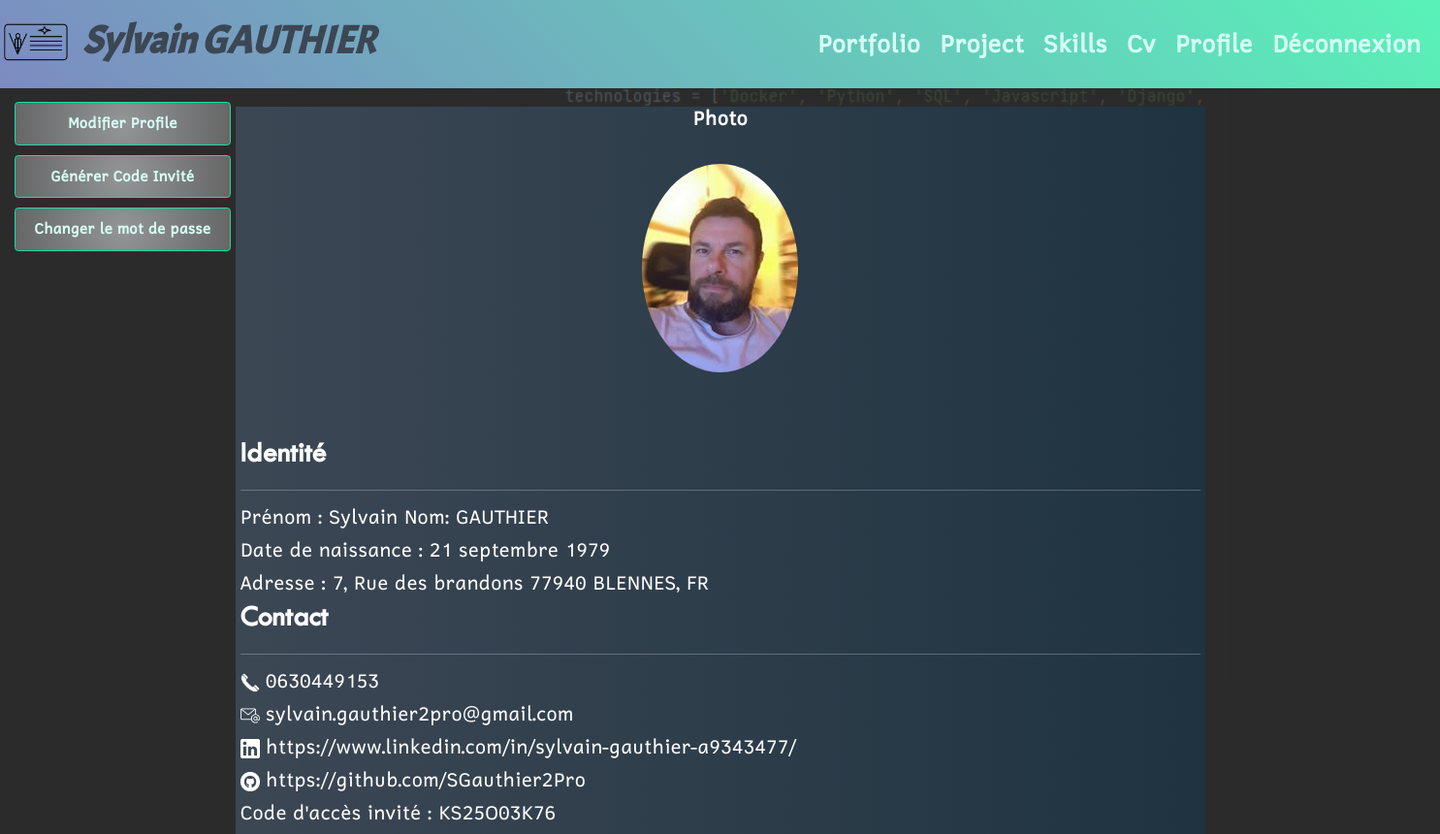
/users/profile/ (signed in), run on the app's committed database.
### users/models/customuser.py (models this page shows, shortened)
class CustomUser(AbstractUser):
    first_name = models.CharField(
        max_length=25,
        verbose_name='First name',
        blank=True
    )
    last_name = models.CharField(
        max_length=25,
        verbose_name='Last name'
    )
    email = models.EmailField(
        max_length=100,
        verbose_name='Email',
        unique=True
    )
    phone_number_regex = RegexValidator(
        regex='(0|\\+33|0033)[1-9][0-9]{8}'
    )
    phone = models.CharField(
        max_length=20,
        verbose_name='Phone',
        blank=True,
        validators=[phone_number_regex]
    )
    mobile = models.CharField(
        max_length=20,
        verbose_name='Mobile',
        blank=True,
        validators=[phone_number_regex]
    )
    birth_date = models.DateField(
        blank=True,
        null=True
    )
    number = models.PositiveIntegerField(
        validators=[MaxValueValidator(9999)],
        blank=True,
        null=True,
        verbose_name='Street number'
    )
    street = models.CharField(
        max_length=100,
        blank=True,
        null=True,
        verbose_name='Street name'
    )
    city = models.CharField(
        max_length=64,
        blank=True,
        null=True,
        verbose_name='City'
    )
    state = models.CharField(
        max_length=2,
        validators=[MinLengthValidator(2)],
        blank=True,
        null=True,
        verbose_name='State'
    )
    zip_code = models.PositiveIntegerField(
        validators=[MaxValueValidator(99999)],
        blank=True,
        null=True,
        verbose_name='Zip code'
    )
    country = CountryField(
        blank_label="(select country)",
        blank=True,
        null=True,
        verbose_name='Country'
    )
    linkedin_url = models.URLField(
        max_length=200,
        blank=True,
        null=True
    )
    git_url = models.URLField(
        max_length=200,
        blank=True,
        null=True
    )
    profile_photo = models.ImageField(
        verbose_name='photo de profile',
        default='default_profile.png'
    )
    guest_access_code = models.CharField(
        max_length=20,
        blank=True,
        null=True,
        verbose_name='Guest Access Code'
    )
    guest_access_code_set_at = models.DateTimeField(
        blank=True,
        null=True,
        verbose_name='Guest Access Code Set At'
    )
    IMAGE_MAX_SIZE = (215, 215)

### users/views/edit_profile.py (the view)
# urls.py: path('', cv_views.index, name='cv_home'),
@login_required
def index(request):
    return render(request,
                  'users/profile.html',
                  context={'user': request.user}
                  )

### users/templates/users/profile.html
{% extends 'index.html' %}
{% block sidebar %}
    {% include 'users/partials/profile_menu_snippet.html' %}
{% endblock sidebar %}
{% block content %}
    {% include 'users/partials/user_profile_snippet.html'%}
{% endblock content %}

### templates/index.html (shortened to what this page needs)
<!DOCTYPE html>
{% load static %}
<html lang="fr">
<head>
    <link rel="stylesheet" href="{% static 'css/bootstrap.css' %}">
    <link rel="stylesheet" href="{% static 'css/style.css' %}">
    <link rel="stylesheet" type="text/css" href="{% static 'css/cv_printing.css' %}" media="print">
</head>
<body>
    {% if not access_code %}
    <header class="fixed-content">
        <nav class="navbar navbar-expand-sm">
            <a class="navbar-brand" href="{% url 'index' %}">
                <img src="{% static 'img/VcardOnline_logo.png' %}">
            </a>
        {% if user.is_authenticated %}
                <h1 class="header__logo">
                    {{ user.first_name }} {{ user.last_name }}
                </h1>
        {% else %}
                <h1 class="header__logo">
                    VP Card Online
                </h1>
        {% endif %}
            <div class="collapse navbar-collapse" id="navbarSupportedContent">
                <ul class="navbar-nav ms-auto mx-4">
                {% if user.is_authenticated %}
                    <li class="nav-item nav__link"> <a class="nav-link" href="{% url 'portfolio:portfolio_home' %}">Portfolio</a> </li>
                    <li class="nav-item nav__link"> <a class="nav-link" href="{% url 'project:project_home' %}">Project</a> </li>
                    <li class="nav-item nav__link"> <a class="nav-link" href="{% url 'skill:skill_home' %}">Skills</a> </li>
                    <li class="nav-item nav__link"> <a class="nav-link" href="{% url 'cv:cv_home' %}">Cv</a> </li>
                    <li class="nav-item nav__link"> <a class="nav-link" href="{% url 'users:profile_home' %}">Profile</a> </li>
                    <li class="nav-item nav__link"> <a class="nav-link" href="{% url 'users:logout' %}">Déconnexion</a> </li>
                {% else %}
                    <li class="nav-item nav__link"> <a class="nav-link" href="{% url 'access_code' %}">enter ID</a> </li>
                    <li class="nav-item nav__link"> <a class="nav-link" href="{% url 'users:login' %}">login</a> </li>
                    <li class="nav-item nav__link"> <a class="nav-link" href="{% url 'users:signup' %}">signup</a> </li>
                {% endif %}
                </ul>
            </div>
        </nav>
    </header>
    {% endif %}
    <div class="mainscreen row">
        {% if user.is_authenticated or access_code %}
            {% if user.is_authenticated %}
            <div class="sidebar col-sm-2">
            {% else %}
            <div class="sidebar_portfolio sidebar_portfolio-shiny-border col-sm-4">
            {% endif %}
                {% block sidebar %}{% endblock sidebar %}
            </div>
            <div class="display col-sm-8">
        {% else %}
            <div class="display col-12">
        {% endif %}
        {% block content %}{% endblock content %}
        </div>
    </div>
</body>
</html>

### users/templates/users/partials/user_profile_snippet.html
{% load static %}
{% load users_extras %}
<main class="cv row">
    <div class="cv-info bg-light border-0 p-0">
        <div class="text-center">
            <h3>Photo</h3>
            <img class="rounded-circle m-5" src="{{ user.profile_photo.url }}">
        </div>
        <div class="pt-5">
            <div class="identité p-2">
                <h2>Identité</h2>
                <hr>
                Prénom : {{user.first_name}} Nom: {{user.last_name}}<br>
                Date de naissance : {{user.birth_date}}
                <br>
                Adresse : {{user.number}}, {{user.street}} {{user.zip_code}} {{user.city}}, {{user.country}}
                <br>
                <h2>Contact</h2>
                <hr>
                <img src="{% static 'img/telephone_by_nawicon_white.png' %}" width="20" height="20">
                {{ user.mobile }}<br>
                <img src="{% static 'img/email_by_those_icons_white.png' %}" width="20" height="20">
                {{ user.email }}<br>
                <img src="{% static 'img/logo-linkedin_by_google_white.png' %}" width="20" height="20">
                <a href="{{ user.linkedin_url }}" >{{ user.linkedin_url }}</a><br>
                <img src="{% static 'img/github_logo_white.png' %}" width="20" height="20">
                <a href="{{ user.git_url }}" >{{ user.git_url }}</a>
                <br>
                {% if user.is_authenticated %}
                Code d'accès invité : {{user.guest_access_code}}
                {% endif %}
            </div>
        </div>
    </div>
</main>

### static/css/style.css (style rules this page uses)
*, *::after, *::before { margin: 0; padding: 0; box-sizing: inherit; }
html { font-size: 62.5%; max-width: 100%; overflow-x: hidden; }
body { max-width: 100%; overflow-x: hidden; box-sizing: border-box; background: #2b2b2b; }
h1 { font-family: "acmeregular", sans-serif; font-weight: 900; font-size: 5rem; font-style: italic; }
h2 { font-family: "fontscorecomttwcenmt", sans-serif; font-weight: 900; font-size: 3rem; margin-bottom: 2rem; }
h3 { font-weight: 900; font-size: 2rem; }
.fixed-content { top: 0; position: fixed; }
body { font-family: "cadmanregular", sans-serif; color: black; font-size: 2rem; font-weight: 300; line-height: 1.7; }
header { width: 100%; height: auto; z-index: 3; }
header img { width: 75px; height: 75px; }
.header__logo { font-size: 4rem; color: #3c4754; }
.navbar { background: rgb(124, 139, 193); background: linear-gradient(45deg, rgb(124, 139, 193) 0%, rgb(89, 242, 184) 100%); }
.nav-item { display: inline; font-size: 2.5rem; margin-left: 1rem; }
.nav-item a { text-decoration: none; color: #D6FFF5; font-weight: 900; }
.cv-info { background: rgb(60, 71, 84); background: linear-gradient(90deg, rgb(60, 71, 84) 0%, rgb(31, 51, 65) 100%); color: #fff; }
.cv-info a { text-decoration: none; color: #fff; }
.mainscreen { color: #fff; margin-top: 110px; }
.display { margin: auto; }
.sidebar { background: #2b2b2b; justify-content: center; top: 10rem; position: fixed; z-index: 2; }

### static/css/cv_printing.css (style rules this page uses)
@media all { .cv { top: 0; } }
@media all { header, header__logo, header img, nav, button, .quote, footer { display: none; } }
@media all { html { font-size: 40%; } }
@media all { body { box-sizing: border-box; background: none; } }
@media all { h1 { font-family: "acmeregular", sans-serif; font-weight: 900; font-size: 16pt; font-style: italic; } }
@media all { h2 { font-family: "fontscorecomttwcenmt", sans-serif; font-weight: 900; font-size: 14pt; margin-bottom: 5pt; } }
@media all { h3 { font-weight: 900; font-size: 10pt; } }
@media all { .cv-info { background: rgb(60,71,84); background: linear-gradient(90deg, rgba(60,71,84,1) 0%, rgba(31,51,65,1) 100%); color: #ffffff; } }
@media all { .cv-info a { text-decoration: none; color: #ffffff; } }

### data on the page
CustomUser: first_name "Sylvain", last_name "GAUTHIER", profile_photo (picture), birth_date "21 septembre 1979", number "7", street "Rue des brandons", zip_code "77940", city "BLENNES", country "FR", mobile "0630449153", email "sylvain.gauthier2pro@gmail.com", linkedin_url "https://www.linkedin.com/in/sylvain-gauthier-a9343477/", git_url "https://github.com/SGauthier2Pro", guest_access_code "KS25O03K76"
